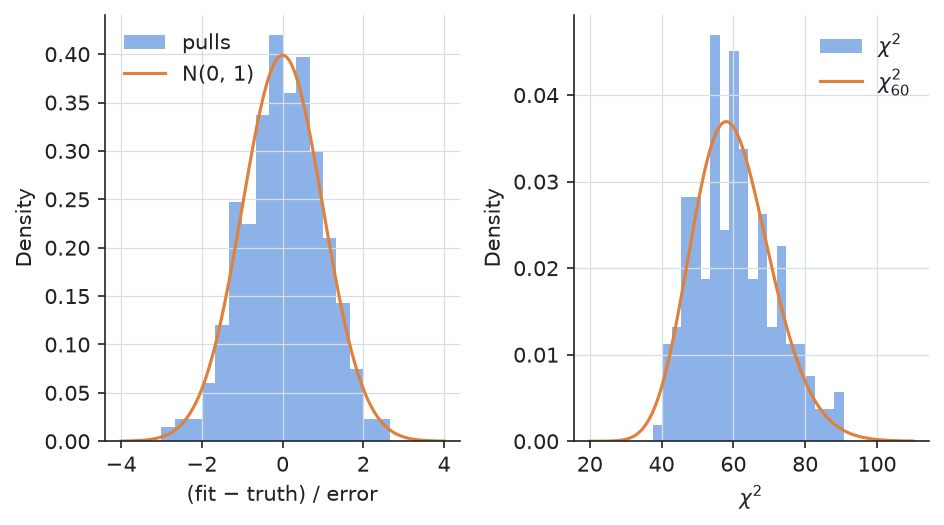

Here is the Python script that generated this plot:
# docs: slow
from _data import band, d, rate, true_mu, true_rate

# --8<-- [start:example]
import numpy as np
import pandas as pd
from quantalyze.beta import boltzmann_fitting as bzf

surface = band(true_mu, n_points=256)
field = np.linspace(0, 60, 31)
clean = bzf.transport(surface, field, rate=rate, parameters=true_rate, layer_spacing=d)
names = list(true_rate)
rng = np.random.default_rng(2)


def fit(noise_xx, noise_h, with_errors):
    """Fit one noisy copy of the clean curves; return (pulls, χ²)."""
    data = clean.assign(resistivity=clean["resistivity"] + noise_xx * rng.standard_normal(field.size),
                        hall_resistivity=clean["hall_resistivity"] + noise_h * rng.standard_normal(field.size),
                        resistivity_error=noise_xx, hall_resistivity_error=noise_h)
    errors = dict(resistivity_error="resistivity_error", hall_resistivity_error="hall_resistivity_error")
    result = bzf.fit_transport(data, surface, rate=rate, layer_spacing=d, p0={"gamma0": 1e12, "gamma1": 1e12},
                               bounds={"gamma0": (0, None), "gamma1": (0, None)}, **(errors if with_errors else {}))
    return [(result[n] - true_rate[n]) / result.errors[n] for n in names], result.chi_squared


trials = 200
# With measured errors: 0.2% of ρ_xx at each field, and 0.2% of the largest Hall resistivity.
absolute = [fit(2e-3 * clean["resistivity"].to_numpy(), 2e-3 * clean["hall_resistivity"].abs().max(), True)
            for _ in range(trials)]
# Without errors: each channel weighted by its RMS, so its noise must be in that proportion.
rms = {c: np.sqrt(np.mean(clean[c] ** 2)) for c in ("resistivity", "hall_resistivity")}
relative = [fit(2e-3 * rms["resistivity"], 2e-3 * rms["hall_resistivity"], False) for _ in range(trials)]

pulls_absolute = np.array([p for p, _ in absolute])  # (trials, 2)
pulls_relative = np.array([p for p, _ in relative])
chi_squared = np.array([c for _, c in absolute])
nu = 2 * field.size - len(names)

table = pd.DataFrame({
    mode: {**{f"mean pull {n}": f"{pulls[:, i].mean():+.2f}" for i, n in enumerate(names)},
           **{f"std pull {n}": f"{pulls[:, i].std():.2f}" for i, n in enumerate(names)},
           "1σ coverage": f"{np.mean(np.abs(pulls) < 1):.0%}"}
    for mode, pulls in (("with errors", pulls_absolute), ("without errors", pulls_relative))
})
print(table.to_string())
print(f"\nmean χ² = {chi_squared.mean():.1f} for ν = {nu} (expected {nu} ± {np.sqrt(2 * nu / trials):.1f})")
# --8<-- [end:example]

import matplotlib.pyplot as plt
from scipy.stats import chi2, norm

fig, (left, right) = plt.subplots(1, 2)
x = np.linspace(-4, 4, 200)
left.hist(pulls_absolute.ravel(), bins=np.linspace(-4, 4, 25), density=True, alpha=0.6, label="pulls")
left.plot(x, norm.pdf(x), label="N(0, 1)")
left.set(xlabel=r"(fit $-$ truth) / error", ylabel="Density")
left.legend()
c = np.linspace(20, 110, 200)
right.hist(chi_squared, bins=20, density=True, alpha=0.6, label=r"$\chi^2$")
right.plot(c, chi2.pdf(c, nu), label=rf"$\chi^2_{{{nu}}}$")
right.set(xlabel=r"$\chi^2$", ylabel="Density")
right.legend()
fig.tight_layout()
